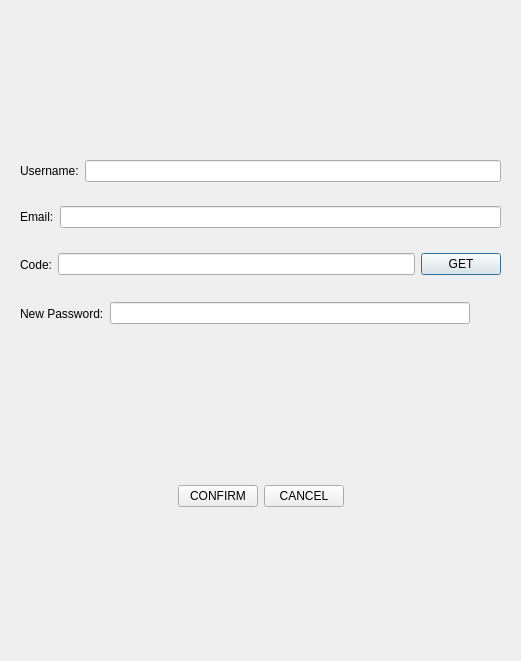
<?xml version="1.0" encoding="UTF-8"?>
<ui version="4.0">
 <class>ResetDialog</class>
 <widget class="QDialog" name="ResetDialog">
  <property name="geometry">
   <rect>
    <x>0</x>
    <y>0</y>
    <width>521</width>
    <height>661</height>
   </rect>
  </property>
  <property name="windowTitle">
   <string>Dialog</string>
  </property>
  <layout class="QVBoxLayout" name="verticalLayout">
   <item>
    <widget class="QWidget" name="widget" native="true">
     <widget class="QLabel" name="error_label">
      <property name="geometry">
       <rect>
        <x>220</x>
        <y>30</y>
        <width>63</width>
        <height>20</height>
       </rect>
      </property>
      <property name="text">
       <string>TextLabel</string>
      </property>
     </widget>
    </widget>
   </item>
   <item>
    <spacer name="verticalSpacer">
     <property name="orientation">
      <enum>Qt::Orientation::Vertical</enum>
     </property>
     <property name="sizeHint" stdset="0">
      <size>
       <width>20</width>
       <height>40</height>
      </size>
     </property>
    </spacer>
   </item>
   <item>
    <widget class="QWidget" name="widget_2" native="true">
     <layout class="QHBoxLayout" name="horizontalLayout">
      <item>
       <widget class="QLabel" name="user_label">
        <property name="text">
         <string>Username:</string>
        </property>
       </widget>
      </item>
      <item>
       <widget class="QLineEdit" name="user_edit"/>
      </item>
     </layout>
    </widget>
   </item>
   <item>
    <widget class="QWidget" name="widget_3" native="true">
     <layout class="QHBoxLayout" name="horizontalLayout_2">
      <item>
       <widget class="QLabel" name="email_label">
        <property name="text">
         <string>Email:</string>
        </property>
       </widget>
      </item>
      <item>
       <widget class="QLineEdit" name="email_edit"/>
      </item>
     </layout>
    </widget>
   </item>
   <item>
    <widget class="QWidget" name="widget_4" native="true">
     <layout class="QHBoxLayout" name="horizontalLayout_3">
      <item>
       <widget class="QLabel" name="code_label">
        <property name="minimumSize">
         <size>
          <width>25</width>
          <height>25</height>
         </size>
        </property>
        <property name="text">
         <string>Code:</string>
        </property>
       </widget>
      </item>
      <item>
       <widget class="QLineEdit" name="code_edit"/>
      </item>
      <item>
       <widget class="QPushButton" name="get_btn">
        <property name="text">
         <string>GET</string>
        </property>
       </widget>
      </item>
     </layout>
    </widget>
   </item>
   <item>
    <widget class="QWidget" name="widget_5" native="true">
     <layout class="QHBoxLayout" name="horizontalLayout_4">
      <item>
       <widget class="QLabel" name="pass_label">
        <property name="text">
         <string>New Password:</string>
        </property>
       </widget>
      </item>
      <item>
       <widget class="QLineEdit" name="pass_edit">
        <property name="echoMode">
         <enum>QLineEdit::EchoMode::Password</enum>
        </property>
       </widget>
      </item>
      <item>
       <widget class="ClickedLabel" name="pass_visible">
        <property name="minimumSize">
         <size>
          <width>25</width>
          <height>25</height>
         </size>
        </property>
        <property name="maximumSize">
         <size>
          <width>25</width>
          <height>25</height>
         </size>
        </property>
        <property name="text">
         <string/>
        </property>
       </widget>
      </item>
     </layout>
    </widget>
   </item>
   <item>
    <spacer name="verticalSpacer_2">
     <property name="orientation">
      <enum>Qt::Orientation::Vertical</enum>
     </property>
     <property name="sizeHint" stdset="0">
      <size>
       <width>20</width>
       <height>40</height>
      </size>
     </property>
    </spacer>
   </item>
   <item>
    <widget class="QWidget" name="widget_6" native="true">
     <layout class="QHBoxLayout" name="horizontalLayout_5">
      <item>
       <spacer name="horizontalSpacer">
        <property name="orientation">
         <enum>Qt::Orientation::Horizontal</enum>
        </property>
        <property name="sizeHint" stdset="0">
         <size>
          <width>40</width>
          <height>20</height>
         </size>
        </property>
       </spacer>
      </item>
      <item>
       <widget class="QPushButton" name="confirm_btn">
        <property name="text">
         <string>CONFIRM</string>
        </property>
       </widget>
      </item>
      <item>
       <widget class="QPushButton" name="cancel_btn">
        <property name="text">
         <string>CANCEL</string>
        </property>
       </widget>
      </item>
      <item>
       <spacer name="horizontalSpacer_2">
        <property name="orientation">
         <enum>Qt::Orientation::Horizontal</enum>
        </property>
        <property name="sizeHint" stdset="0">
         <size>
          <width>40</width>
          <height>20</height>
         </size>
        </property>
       </spacer>
      </item>
     </layout>
    </widget>
   </item>
   <item>
    <spacer name="verticalSpacer_3">
     <property name="orientation">
      <enum>Qt::Orientation::Vertical</enum>
     </property>
     <property name="sizeHint" stdset="0">
      <size>
       <width>20</width>
       <height>40</height>
      </size>
     </property>
    </spacer>
   </item>
  </layout>
 </widget>
 <customwidgets>
  <customwidget>
   <class>ClickedLabel</class>
   <extends>QLabel</extends>
   <header location="global">clickedlabel.h</header>
  </customwidget>
 </customwidgets>
 <resources/>
 <connections/>
</ui>
